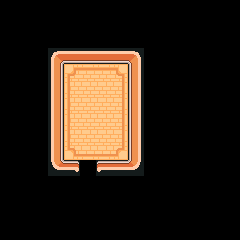

The image is a tile-based game level rendered from a .tmx file. Its description and complete source (layers, tilesets, objects, tile grids) follow:
An orthogonal 15x15 tile map with 16x16 px tiles, 4 tile layers (Floor, Objects, Enemies, ObjectsFront), 3 tilesets and 9 objects (coin, Overworld_0, Interior1, adventureBegins).

<map version="1.10" tiledversion="1.10.1" orientation="orthogonal" renderorder="right-down" width="15" height="15" tilewidth="16" tileheight="16" infinite="0" nextlayerid="10" nextobjectid="11">
 <tileset firstgid="1" source="../tilesets/TilesetInterior.tsx" />
 <tileset firstgid="321" source="../tilesets/TilesetInteriorFloor.tsx" />
 <tileset firstgid="695" source="../tilesets/TilesetWallSimple.tsx" />
 <layer id="1" name="Floor" width="15" height="15">
  <data encoding="csv">
0,0,0,0,0,0,0,0,0,0,0,0,0,0,0,
0,0,0,0,0,0,0,0,0,0,0,0,0,0,0,
0,0,0,0,0,0,0,0,0,0,0,0,0,0,0,
0,0,0,0,0,0,0,0,0,0,0,0,0,0,0,
0,0,0,58,453,454,454,455,63,0,0,0,0,0,0,
0,0,0,58,475,476,476,477,63,0,0,0,0,0,0,
0,0,0,58,475,476,476,477,63,0,0,0,0,0,0,
0,0,0,58,475,476,476,477,63,0,0,0,0,0,0,
0,0,0,58,475,476,476,477,63,0,0,0,0,0,0,
0,0,0,58,497,498,498,499,63,0,0,0,0,0,0,
0,0,0,0,0,0,0,0,0,0,0,0,0,0,0,
0,0,0,0,0,0,0,0,0,0,0,0,0,0,0,
0,0,0,0,0,0,0,0,0,0,0,0,0,0,0,
0,0,0,0,0,0,0,0,0,0,0,0,0,0,0,
0,0,0,0,0,0,0,0,0,0,0,0,0,0,0
</data>
 </layer>
 <layer id="3" name="Objects" width="15" height="15">
  <data encoding="csv">
0,0,0,0,0,0,0,0,0,0,0,0,0,0,0,
0,0,0,0,0,0,0,0,0,0,0,0,0,0,0,
0,0,0,0,0,0,0,0,0,0,0,0,0,0,0,
0,0,0,700,703,703,703,703,704,0,0,0,0,0,0,
0,0,0,0,0,0,0,0,0,0,0,0,0,0,0,
0,0,0,0,0,0,0,0,0,0,0,0,0,0,0,
0,0,0,0,0,0,0,0,0,0,0,0,0,0,0,
0,0,0,0,0,0,0,0,0,0,0,0,0,0,0,
0,0,0,0,0,0,0,0,0,0,0,0,0,0,0,
0,0,0,0,0,0,0,0,0,0,0,0,0,0,0,
0,0,0,740,741,0,742,743,744,0,0,0,0,0,0,
0,0,0,0,0,0,0,0,0,0,0,0,0,0,0,
0,0,0,0,0,0,0,0,0,0,0,0,0,0,0,
0,0,0,0,0,0,0,0,0,0,0,0,0,0,0,
0,0,0,0,0,0,0,0,0,0,0,0,0,0,0
</data>
 </layer>
 <layer id="4" name="Enemies" width="15" height="15">
  <data encoding="csv">
0,0,0,0,0,0,0,0,0,0,0,0,0,0,0,
0,0,0,0,0,0,0,0,0,0,0,0,0,0,0,
0,0,0,0,0,0,0,0,0,0,0,0,0,0,0,
0,0,0,0,0,0,0,0,0,0,0,0,0,0,0,
0,0,0,0,0,0,0,0,0,0,0,0,0,0,0,
0,0,0,0,0,0,0,0,0,0,0,0,0,0,0,
0,0,0,0,0,0,0,0,0,0,0,0,0,0,0,
0,0,0,0,0,0,0,0,0,0,0,0,0,0,0,
0,0,0,0,0,0,0,0,0,0,0,0,0,0,0,
0,0,0,0,0,0,0,0,0,0,0,0,0,0,0,
0,0,0,0,0,0,0,0,0,0,0,0,0,0,0,
0,0,0,0,0,0,0,0,0,0,0,0,0,0,0,
0,0,0,0,0,0,0,0,0,0,0,0,0,0,0,
0,0,0,0,0,0,0,0,0,0,0,0,0,0,0,
0,0,0,0,0,0,0,0,0,0,0,0,0,0,0
</data>
 </layer>
 <layer id="2" name="ObjectsFront" width="15" height="15">
  <data encoding="csv">
0,0,0,0,0,0,0,0,0,0,0,0,0,0,0,
0,0,0,0,0,0,0,0,0,0,0,0,0,0,0,
0,0,0,0,0,0,0,0,0,0,0,0,0,0,0,
0,0,0,0,0,0,0,0,0,0,0,0,0,0,0,
0,0,0,0,0,0,0,0,0,0,0,0,0,0,0,
0,0,0,0,0,0,0,0,0,0,0,0,0,0,0,
0,0,0,0,0,0,0,0,0,0,0,0,0,0,0,
0,0,0,0,0,0,0,0,0,0,0,0,0,0,0,
0,0,0,0,0,0,0,0,0,0,0,0,0,0,0,
0,0,0,0,0,0,0,0,0,0,0,0,0,0,0,
0,0,0,0,0,0,0,0,0,0,0,0,0,0,0,
0,0,0,0,0,0,0,0,0,0,0,0,0,0,0,
0,0,0,0,0,0,0,0,0,0,0,0,0,0,0,
0,0,0,0,0,0,0,0,0,0,0,0,0,0,0,
0,0,0,0,0,0,0,0,0,0,0,0,0,0,0
</data>
 </layer>
 <objectgroup id="9" name="Items">
  <object id="10" name="coin" x="80" y="80">
   <point />
  </object>
 </objectgroup>
 <objectgroup id="5" name="Doors">
  <object id="6" name="Overworld_0" x="64" y="160" width="48" height="16" />
 </objectgroup>
 <objectgroup id="8" name="DoorDestinations">
  <object id="7" name="Interior1" x="80" y="139">
   <point />
  </object>
 </objectgroup>
 <objectgroup id="6" name="Music">
  <object id="8" name="adventureBegins" x="48" y="48" width="96" height="128" />
 </objectgroup>
 <objectgroup id="7" name="Walls">
  <object id="2" x="48" y="48" width="16" height="128" />
  <object id="3" x="112" y="160" width="32" height="16" />
  <object id="4" x="128" y="48" width="16" height="112" />
  <object id="5" x="64" y="48" width="64" height="16" />
  <object id="9" x="48" y="176" width="96" height="16" />
 </objectgroup>
</map>
